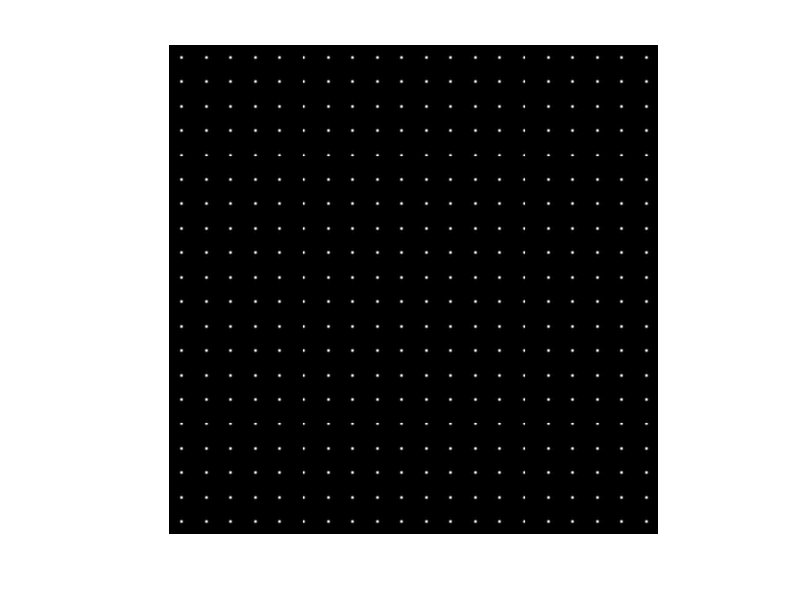

Write MATLAB code to recreate this figure. (Note: this script raises an error after producing the figure.)
clear;  
clc;
close all;
% Generates a hartmannograms for further processing in the WFS7

%%  SHWFS parameters
Lambda=0.65e-6;                 % wavelength [m]
k=2*pi/Lambda;                  % wavenumber

Pixels_X=500;                   % image pixels on the X axis
Pixels_Y=500;                   % image pixels on the Y axis
PixelSize=5.5e-6;               % pixel size [m]
Pitch=137.5e-6;                 % microlens size [m]
ML_focal=3.2e-3;                % focal dist [m]
Bits=8;                         % camera bit rate
ApertDiam=Pixels_X*PixelSize;   % diameter of the full aperture [m]
ApertRad=ApertDiam/2;           % radius of the full aperture [m]

L_X=Pixels_X*PixelSize;                    % sensor area on the X axis [m]
L_Y=Pixels_Y*PixelSize;                    % sensor area on the Y axis [m]
ML_Pixels=round(Pitch/PixelSize);          % pixels in CCD to each microlens

NumberLens_X=floor(Pixels_X/ML_Pixels);    % number of lenses in the array 
NumberLens_Y=floor(Pixels_Y/ML_Pixels);    % on the X and Y axis

%%  Setting the zernike coefficients
% Set through the distance from the source to the sensor:
% L_def=0.2;                                         %distance between the source and the SHWFS [m]
% Defocus=(L_def-sqrt(L_def^2-(ApertDiam/2)^2))/2;    %in [m]  

% Set the parameters individually:
X_Tilt = 0;
Defocus = 1e-6;

% Aberration coefficients
z11=X_Tilt;         % X-Tilt
zi11=0;             % Y-Tilt
z02=Defocus;        % Defocus 
z22=0;              % Vertical astigmatism
zi22=0;             % Oblique astigmatism
z13=0;              % Horizontal coma
zi13=0;             % Vertical coma
z04=0;              % Primary spherical

%%  Reference
IntXY_Ref=zeros(ML_Pixels);
H_ref={};
% Creating integration limits
ab = 1:ML_Pixels; cd = ab;
A = -Pitch/2+PixelSize*(ab-1);
B = -Pitch/2+PixelSize*ab;
C = -Pitch/2+PixelSize*(cd-1);
D = -Pitch/2+PixelSize*cd;
% Diffraction spot in one subaperture
for i=1:ML_Pixels
    Intensity=@(x,y) (sinc(Pitch*x/Lambda/ML_focal)).^2.*(sinc(Pitch*y/Lambda/ML_focal)).^2;
    for k=1:ML_Pixels
        IntXY_Ref(i,k)=integral2(Intensity,A(i),B(i),C(k),D(k));
    end
end
% Сonversion to digitized intensity in the camera (by bit)
MaxIntens=max(max(IntXY_Ref(:,:),[],1));
MinIntens=MaxIntens/(2^Bits-1);
IntensityPixelised=fix(IntXY_Ref(:,:)./MinIntens).*MinIntens/max(max(IntXY_Ref)); 
% Сombining into a single matrix (reference hartmannogram)
for N=1:NumberLens_X
    for M=1:NumberLens_Y
        H_ref{N,M}=IntensityPixelised;
    end
end
H_ref=cell2mat(H_ref);
% Output of the reference hartmannogram
figure('Name','Reference hartmannogram');
imshow(H_ref,[]);
% Save to the "Hartmannograms" folder 
imwrite(H_ref,'Hartmannograms\with_integr_m.bmp'); 

%%  Introduction slopes
% Сoordinates of subaperture centers 
ML_Center = Pitch/2;
k=1;
for i=0:NumberLens_X-1
    MLA_Centerx(k) = -L_X/2+i*Pitch+ML_Center;
    k=k+1;
end
MLA_Centery = MLA_Centerx;
% Matrices of centers on axes X and Y:
[MLA_CenterX,MLA_CenterY]=meshgrid(MLA_Centerx,MLA_Centery);

% Wavefront calculation (using the "zernike_8_deriv.m" program
[WF_derivY,WF_derivX]=zernike_8_deriv(MLA_CenterX/ApertRad,...
    MLA_CenterY/ApertRad,z11,zi11,z02,z22,zi22,z13,zi13,z04);

% Shift calculation
ShiftX=WF_derivX * ML_focal/ApertRad;
ShiftY=WF_derivY * ML_focal/ApertRad;

% For setting shifts individually:
% ShiftX = ones(20)*PixelSize;      % the offset is equal to the pixel size 
% ShiftY = zeros(20);               % the offset is equal to zero

%%  Hartmannogram of the distorted wavefront
tic
IntXY=zeros(ML_Pixels); 
H={};
for N=1:NumberLens_X
    if (mod(N,2)==0)
        wb=waitbar(N/NumberLens_X);
    end
    for M=1:NumberLens_Y
        Intensity=@(x,y) (sinc(Pitch*(x-ShiftX(N,M))/Lambda/ML_focal)).^2.*...
            (sinc(Pitch*(y-ShiftY(N,M))/Lambda/ML_focal)).^2;
        for i=1:ML_Pixels
            for k=1:ML_Pixels
                IntXY(i,k)=integral2(Intensity,A(i),B(i),C(k),D(k));
            end
        end
    % Сonversion to digitized intensity in the camera (by bit)
    MaxIntens=max(max(IntXY(:,:),[],1));
    MinIntens=MaxIntens/(2^Bits-1);
    IntensityPixelised=fix(IntXY(:,:)./MinIntens).*MinIntens/max(max(IntXY)); 
    % Recording an intensity pattern for one subaperture (N,M)
    H{N,M}=IntensityPixelised;
    end
end
delete(wb);
toc
% Сombining into a single matrix (hartmannogram)
H=cell2mat(H);
% Output of the reference hartmannogram
figure('Name','Processed hartmannogram');
imshow(H,[]);
% Save to the "Hartmannograms" folder 
imwrite(H,'Hartmannograms\Hartmannogram_DEF_500_integr.bmp');

%%  Writing reference and shifts to a file 
% Data for reference
k=1;
for i=0:NumberLens_X-1
    MLA_Centerx_px(k) = (0+i*Pitch+ML_Center)/PixelSize;
    k=k+1;
end
MLA_Centery_px = MLA_Centerx_px;
[MLA_CenterX_px,MLA_CenterY_px]=meshgrid(MLA_Centerx_px,MLA_Centery_px);

MLA_CenterXr = reshape(MLA_CenterX_px',400,1);
MLA_CenterYr = reshape(MLA_CenterY_px',400,1);
LeftTopX = MLA_CenterXr - Pitch/(2*PixelSize);
LeftTopY = MLA_CenterYr - Pitch/(2*PixelSize);
RightBottomX = MLA_CenterXr + Pitch/(2*PixelSize);
RightBottomY = MLA_CenterYr + Pitch/(2*PixelSize);
Data = zeros(2400,1);
Data(1:6:end,:) = MLA_CenterXr;
Data(2:6:end,:) = MLA_CenterYr;
Data(3:6:end,:) = LeftTopX;
Data(4:6:end,:) = LeftTopY;
Data(5:6:end,:) = RightBottomX;
Data(6:6:end,:) = RightBottomY;

% Data for shifts
Shift_X = reshape((ShiftX/PixelSize)',400,1);
Shift_Y = reshape((ShiftY/PixelSize)',400,1);
New_CenterX = MLA_CenterXr + Shift_X;
New_CenterY = MLA_CenterYr + Shift_Y;
Shift_Centers = zeros(800,1);
Shift_Centers(1:2:end,:) = New_CenterX;
Shift_Centers(2:2:end,:) = New_CenterY;

% Creating a reference file
fig1 = fopen('Files_txt\Reference_integ.txt', 'w'); 
fprintf(fig1, '%d\n',Pixels_X);             % image width in pixels
fprintf(fig1, '%d\n',Pixels_Y);             % image height in pixels
fprintf(fig1, '%5.6f\n',Lambda*10^6);       % wavelength [um]
fprintf(fig1, '%5.6f\n',PixelSize*10^6);    % pixel size [um]
fprintf(fig1, '%5.6f\n',ML_focal*10^3);     % focal length [mm]
fprintf(fig1, '%5.6f\n',Pitch*10^3);        % pitch size [mm]
fprintf(fig1, '%1.10f\n',Data); 
fclose(fig1);

% Creating a processed file
fig2 = fopen('Files_txt\Shifted_centers_integ.txt', 'w'); 
fprintf(fig2, '%5.10f\n', Shift_Centers);   % shifting the centers [m]
fclose(fig2);